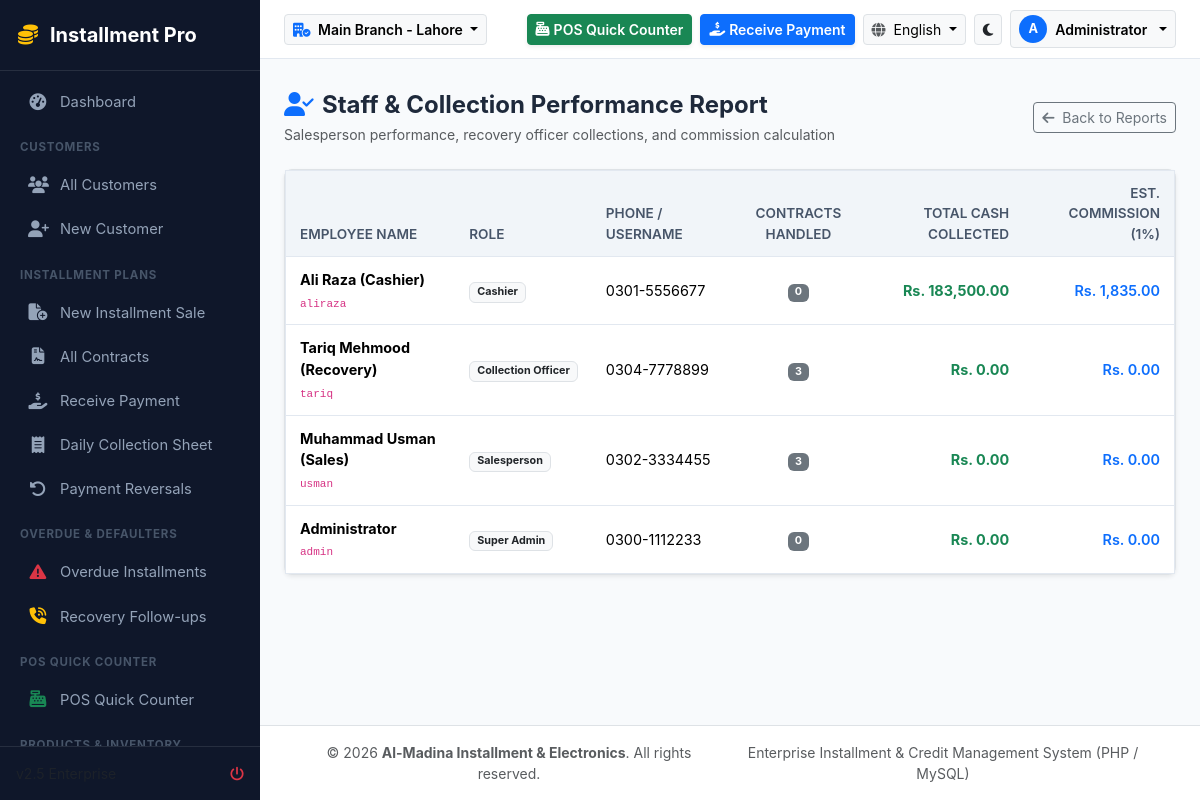
/reports/employee.php (signed in), run on the app's committed database.
### tables this page shows
CREATE TABLE IF NOT EXISTS `branches` (
    `id` INT AUTO_INCREMENT PRIMARY KEY,
    `branch_code` VARCHAR(20) NOT NULL UNIQUE,
    `name` VARCHAR(150) NOT NULL,
    `urdu_name` VARCHAR(150) NULL,
    `phone` VARCHAR(50) NULL,
    `address` TEXT NULL,
    `city` VARCHAR(100) DEFAULT 'Lahore',
    `is_active` TINYINT(1) DEFAULT 1,
    `created_at` TIMESTAMP DEFAULT CURRENT_TIMESTAMP
);

CREATE TABLE IF NOT EXISTS `users` (
    `id` INT AUTO_INCREMENT PRIMARY KEY,
    `branch_id` INT NULL,
    `role_id` INT NOT NULL,
    `full_name` VARCHAR(150) NOT NULL,
    `username` VARCHAR(60) NOT NULL UNIQUE,
    `email` VARCHAR(150) NULL,
    `phone` VARCHAR(50) NULL,
    `password_hash` VARCHAR(255) NOT NULL,
    `status` ENUM('active', 'inactive') DEFAULT 'active',
    `last_login` DATETIME NULL,
    `created_at` TIMESTAMP DEFAULT CURRENT_TIMESTAMP,
    FOREIGN KEY (`branch_id`) REFERENCES `branches`(`id`) ON DELETE SET NULL,
    FOREIGN KEY (`role_id`) REFERENCES `roles`(`id`)
);

CREATE TABLE IF NOT EXISTS `roles` (
    `id` INT AUTO_INCREMENT PRIMARY KEY,
    `role_name` VARCHAR(50) NOT NULL UNIQUE,
    `description` VARCHAR(255) NULL,
    `permissions` TEXT NULL,  
    `created_at` TIMESTAMP DEFAULT CURRENT_TIMESTAMP
);

### config/lang.php (called while the page is built, shortened)
<?php
function current_lang(): string {
    return $_SESSION['app_lang'] ?? 'en';
}
function is_rtl(): bool {
    return current_lang() === 'ur';
}
function __($key): string {
    $lang = current_lang();
    return $GLOBALS['LANG'][$lang][$key] ?? $GLOBALS['LANG']['en'][$key] ?? $key;
}

### config/auth.php (called while the page is built, shortened)
<?php
function is_logged_in(): bool {
    $userId = $_SESSION['installment_user_id'] ?? $_SESSION['user_id'] ?? null;
    return !empty($userId);
}
function current_user(): ?array {
    $userId = (int)($_SESSION['installment_user_id'] ?? $_SESSION['user_id'] ?? 0);
    return [
        'id' => $_SESSION['installment_user_id'] ?? $_SESSION['user_id'] ?? $userId,
        'username' => $_SESSION['username'] ?? 'User',
        'full_name' => $_SESSION['full_name'] ?? 'User',
        'role_id' => $_SESSION['role_id'] ?? 1,
        'role_name' => $_SESSION['role_name'] ?? 'User',
        'branch_id' => $_SESSION['branch_id'] ?? 1,
        'permissions' => $_SESSION['permissions'] ?? []
    ];
}
function current_branch_id(): int {
    return (int)($_SESSION['active_branch_id'] ?? 1);
}

### config/db.php (called while the page is built, shortened)
<?php
class DB {
    private static ?PDO $instance = null;
    public static function getConnection(): PDO {
        if (self::$instance === null) {
            try {
                $dsn = "mysql:host=" . DB_HOST . ";port=" . DB_PORT . ";dbname=" . DB_NAME . ";charset=utf8mb4";
                self::$instance = new PDO($dsn, DB_USER, DB_PASS, [
                    PDO::ATTR_ERRMODE            => PDO::ERRMODE_EXCEPTION,
                    PDO::ATTR_DEFAULT_FETCH_MODE => PDO::FETCH_ASSOC,
                    PDO::ATTR_EMULATE_PREPARES   => false,
                    PDO::MYSQL_ATTR_INIT_COMMAND => "SET NAMES utf8mb4"
                ]);
            } catch (PDOException $e) {
                die("Database Connection Error: " . htmlspecialchars($e->getMessage()) . "<br>Please ensure MySQL is running on port " . DB_PORT . " and run <a href='" . BASE_URL . "/setup.php'>setup.php</a>");
            }
        }
        return self::$instance;
    }
    public static function query(string $sql, array $params = []): PDOStatement {
        $stmt = self::getConnection()->prepare($sql);
        $stmt->execute($params);
        return $stmt;
    }
    public static function fetch(string $sql, array $params = []): ?array {
        $result = self::query($sql, $params)->fetch();
        return $result ?: null;
    }
    public static function fetchAll(string $sql, array $params = []): array {
        return self::query($sql, $params)->fetchAll();
    }
}

### config/helpers.php (called while the page is built, shortened)
<?php
function format_currency(float|int|string|null $amount): string {
    $num = (float)($amount ?? 0);
    $curr = is_rtl() ? 'روپے ' : 'Rs. ';
    return $curr . number_format($num, 2);
}

### reports/employee.php (the view, shortened to what this page needs)
<?php
require_once __DIR__ . '/../includes/header.php';
$officers = DB::fetchAll("SELECT u.*, r.role_name,
    COUNT(DISTINCT c.id) as assigned_contracts,
    COALESCE(SUM(p.amount), 0) as total_collected
    FROM users u
    JOIN roles r ON u.role_id = r.id
    LEFT JOIN installment_contracts c ON u.id = c.salesperson_id OR u.id = c.collection_officer_id
    LEFT JOIN payments p ON u.id = p.collected_by AND p.is_reversed = 0
    GROUP BY u.id
    ORDER BY total_collected DESC");
?>
<div class="d-flex justify-content-between align-items-center mb-4">
    <div>
        <h4 class="fw-bold mb-1"><i class="fa-solid fa-user-check text-primary me-2"></i>Staff & Collection Performance Report</h4>
        <p class="text-muted small mb-0">Salesperson performance, recovery officer collections, and commission calculation</p>
    </div>
    <a href="<?= BASE_URL ?>/reports/index.php" class="btn btn-outline-secondary btn-sm">
        <i class="fa-solid fa-arrow-left me-1"></i> Back to Reports
    </a>
</div>
<div class="card border rounded-3 shadow-sm">
    <div class="table-responsive">
        <table class="table table-hover align-middle mb-0 table-custom">
            <thead>
                <tr>
                    <th>Employee Name</th>
                    <th>Role</th>
                    <th>Phone / Username</th>
                    <th class="text-center">Contracts Handled</th>
                    <th class="text-end">Total Cash Collected</th>
                    <th class="text-end">Est. Commission (1%)</th>
                </tr>
            </thead>
            <tbody>
                <?php foreach ($officers as $off): ?>
                <?php
                $coll = (float)$off['total_collected'];
                $comm = $coll * 0.01;
                ?>
                <tr>
                    <td>
                        <div class="fw-bold"><?= htmlspecialchars($off['full_name']) ?></div>
                        <small class="text-muted"><code><?= htmlspecialchars($off['username']) ?></code></small>
                    </td>
                    <td><span class="badge bg-light text-dark border"><?= htmlspecialchars($off['role_name']) ?></span></td>
                    <td><?= htmlspecialchars($off['phone'] ?: '-') ?></td>
                    <td class="text-center"><span class="badge bg-secondary"><?= $off['assigned_contracts'] ?></span></td>
                    <td class="text-end fw-bold text-success"><?= format_currency($coll) ?></td>
                    <td class="text-end fw-semibold text-primary"><?= format_currency($comm) ?></td>
                </tr>
                <?php endforeach; ?>
            </tbody>
        </table>
    </div>
</div>
<?php require_once __DIR__ . '/../includes/footer.php'; ?>

### includes/header.php (shortened to what this page needs)
<?php
$currentUser = current_user();
$activeBranchId = current_branch_id();
$branches = DB::fetchAll("SELECT * FROM branches WHERE is_active = 1 ORDER BY id ASC");
$activeBranch = DB::fetch("SELECT * FROM branches WHERE id = ?", [$activeBranchId]) ?? ($branches[0] ?? ['name' => 'Main Branch']);
$themeMode = $_SESSION['theme_mode'] ?? 'light';
$lang = current_lang();
$isRtl = is_rtl();
?>
<!DOCTYPE html>
<html lang="<?= $lang ?>" dir="<?= $isRtl ? 'rtl' : 'ltr' ?>" data-bs-theme="<?= $themeMode ?>">
<head>
    <link rel="stylesheet" href="https://cdn.jsdelivr.net/npm/bootstrap@5.3.2/dist/css/bootstrap.min.css">
    <link rel="stylesheet" href="https://cdnjs.cloudflare.com/ajax/libs/font-awesome/6.5.1/css/all.min.css">
    <link rel="stylesheet" href="<?= BASE_URL ?>/assets/css/custom.css">
</head>
<body dir="<?= $isRtl ? 'rtl' : 'ltr' ?>">
<div id="app-wrapper">
    <?php include __DIR__ . '/sidebar.php'; ?>
    <div id="main-content">
        <header class="top-navbar">
            <div class="d-flex align-items-center gap-3">
                <div class="dropdown">
                    <button class="btn btn-sm btn-light border dropdown-toggle fw-semibold" type="button" data-bs-override="true" data-bs-toggle="dropdown">
                        <i class="fa-solid fa-building-circle-check text-primary me-1"></i>
                        <?= htmlspecialchars($isRtl && !empty($activeBranch['urdu_name']) ? $activeBranch['urdu_name'] : $activeBranch['name']) ?>
                    </button>
                </div>
            </div>
            <div class="d-flex align-items-center gap-2">
                <a href="<?= BASE_URL ?>/pos/index.php" class="btn btn-sm btn-success fw-semibold d-none d-sm-inline-flex align-items-center gap-1 shadow-sm">
                    <i class="fa-solid fa-cash-register"></i> <?= __('pos') ?>
                </a>
                <a href="<?= BASE_URL ?>/collection/receive.php" class="btn btn-sm btn-primary fw-semibold d-none d-md-inline-flex align-items-center gap-1 shadow-sm">
                    <i class="fa-solid fa-hand-holding-dollar"></i> <?= __('receive_payment') ?>
                </a>
                <div class="dropdown">
                    <button class="btn btn-sm btn-light border dropdown-toggle" type="button" data-bs-toggle="dropdown">
                        <i class="fa-solid fa-globe text-muted me-1"></i>
                        <?= $lang === 'ur' ? 'اردو' : 'English' ?>
                    </button>
                </div>
                <a href="?theme=<?= $themeMode === 'light' ? 'dark' : 'light' ?>" class="btn btn-sm btn-light border" title="Toggle Light/Dark Theme">
                    <i class="fa-solid <?= $themeMode === 'light' ? 'fa-moon text-dark' : 'fa-sun text-warning' ?>"></i>
                </a>
                <div class="dropdown">
                    <button class="btn btn-sm btn-light border dropdown-toggle d-flex align-items-center gap-2" type="button" data-bs-toggle="dropdown">
                        <div class="bg-primary text-white rounded-circle d-flex align-items-center justify-content-center" style="width:28px;height:28px;font-size:0.8rem;font-weight:700;">
                            <?= strtoupper(substr($currentUser['username'] ?? 'U', 0, 1)) ?>
                        </div>
                        <span class="d-none d-md-inline fw-semibold"><?= htmlspecialchars($currentUser['full_name']) ?></span>
                    </button>
                </div>
            </div>
        </header>
        <div class="container-fluid pt-3 px-4">
        </div>
        <main class="flex-grow-1 px-4 py-3">

### assets/css/custom.css (style rules this page uses)
:root { --primary-color: #1e3a8a; --primary-hover: #172554; --secondary-color: #0d9488; --accent-color: #f59e0b; --bg-light: #f8fafc; --card-bg: #ffffff; --text-main: #1e293b; --text-muted: #64748b; --border-color: #e2e8f0; --sidebar-width: 260px; --sidebar-bg: #0f172a; --sidebar-text: #94a3b8; --sidebar-active: #2563eb; }
html, body { height: 100%; margin: 0; padding: 0; overflow: hidden; }
body { background-color: var(--bg-light); color: var(--text-main); font-family: -apple-system, BlinkMacSystemFont, "Segoe UI", Roboto, "Helvetica Neue", Arial, sans-serif; min-height: 100vh; display: flex; flex-direction: column; }
#app-wrapper { display: flex; height: 100vh; max-height: 100vh; width: 100%; overflow: hidden; }
#main-content { flex-grow: 1; height: 100vh; max-height: 100vh; display: flex; flex-direction: column; overflow-y: auto; overflow-x: hidden; }
.top-navbar { position: sticky; top: 0; z-index: 1020; background: var(--card-bg); border-bottom: 1px solid var(--border-color); padding: 10px 24px; display: flex; align-items: center; justify-content: space-between; flex-shrink: 0; }
.table-custom { background: var(--card-bg); border-radius: 10px; border: 1px solid var(--border-color); }
.table-responsive { min-height: 280px; overflow-x: auto; }
.table-custom thead th { background: #f1f5f9; color: #475569; font-weight: 600; font-size: 0.85rem; text-transform: uppercase; border-bottom: 1px solid var(--border-color); padding: 12px 14px; }
.table-custom tbody td { padding: 12px 14px; vertical-align: middle; font-size: 0.9rem; border-bottom: 1px solid var(--border-color); }

### data on the page
branches: name "Main Branch - Lahore"
users: full_name "Ali Raza (Cashier)", username "aliraza", role.role_name "Cashier", phone "0301-5556677", assigned_contracts "0", coll "Rs. 183,500.00", comm "Rs. 1,835.00"
users: full_name "Tariq Mehmood (Recovery)", username "tariq", role.role_name "Collection Officer", phone "0304-7778899", assigned_contracts "3", coll "Rs. 0.00", comm "Rs. 0.00"
users: full_name "Muhammad Usman (Sales)", username "usman", role.role_name "Salesperson", phone "0302-3334455", assigned_contracts "3", coll "Rs. 0.00", comm "Rs. 0.00"
users: full_name "Administrator", username "admin", role.role_name "Super Admin", phone "0300-1112233", assigned_contracts "0", coll "Rs. 0.00", comm "Rs. 0.00"

### other printed values
__('app_name') "Installment Pro"
__('dashboard') "Dashboard"
__('customers') "CUSTOMERS"
__('customer_list') "All Customers"
__('new_customer') "New Customer"
__('installment_plans') "INSTALLMENT PLANS"
__('new_contract') "New Installment Sale"
__('all_contracts') "All Contracts"
__('receive_payment') "Receive Payment"
__('daily_collection') "Daily Collection Sheet"
__('payment_reversals') "Payment Reversals"
__('defaulters') "OVERDUE & DEFAULTERS"
__('overdue_list') "Overdue Installments"
__('followups') "Recovery Follow-ups"
__('pos') "POS QUICK COUNTER"
